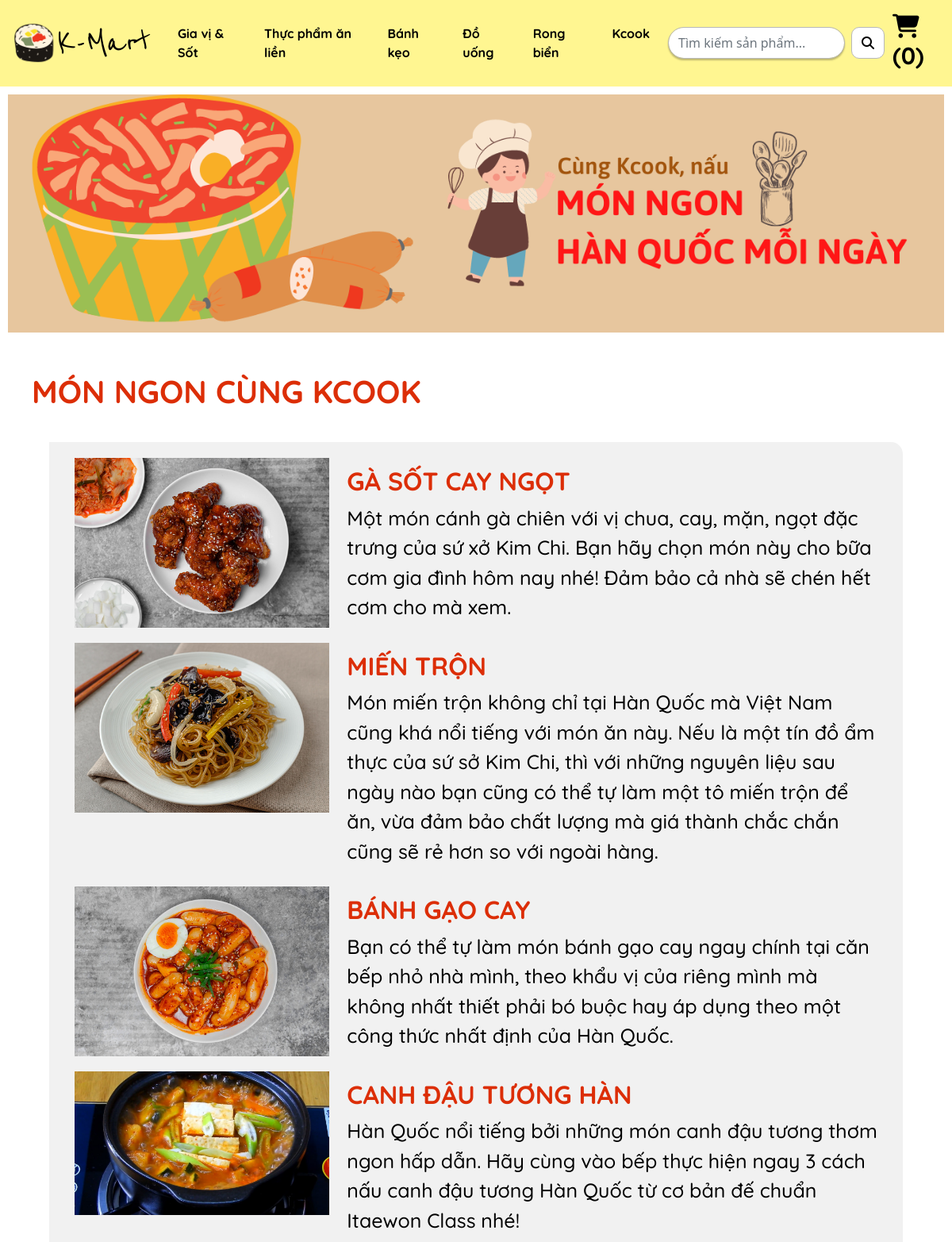
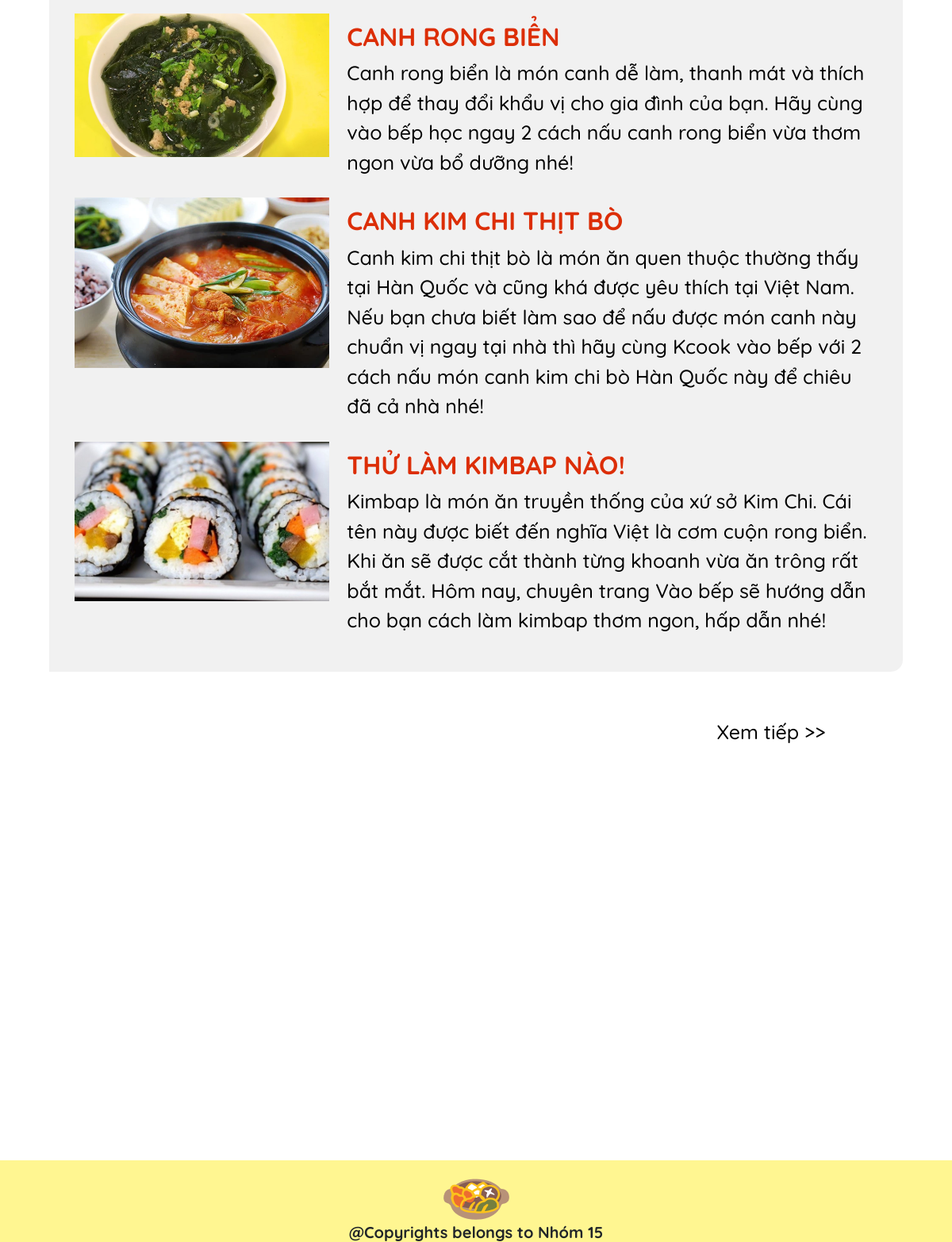
The page /kcook/ on the database its author committed (2 pictures, top to bottom).
### main/models.py (models this page shows, shortened)
class KcookPost(models.Model):
    title_post = models.TextField()
    image = models.ImageField(upload_to="kcookpost_imgs/")
    nguyenlieu = models.TextField()
    introduction = models.CharField(max_length=350, null=True)
    cachlam = models.TextField()

### main/views.py (the view)
# urls.py: path("kcook/",views.kcook,name="kcook"),
def kcook(response):
    cartdata=cartData(response)
    cartItems = cartdata['cartItems']
    data = KcookPost.objects.all().order_by('-id')
    return render(response, "main/kcook.html", {'data': data,'cartItems':cartItems})

### main/utils.py (called while the page is built, shortened)
def cookieCart(request):
    try:
        cart = json.loads(request.COOKIES['cart'])
    except:
        cart = {}
    print('Cart:', cart)
    items = []
    order = {'get_cart_total': 0, 'get_cart_items': 0}
    cartItems = order['get_cart_items']
    return{'cartItems':cartItems,'order':order,'items':items}

def cartData(request):
    if request.user.is_authenticated:
        customer = request.user.customer
        order, created = Order.objects.get_or_create(customer=customer, complete=False)
        items = order.orderitem_set.all()
        cartItems = order.get_cart_items
    else:
        cookieData = cookieCart(request)
        cartItems = cookieData['cartItems']
        items = cookieData['items']
        order = cookieData['order']
    return{'cartItems':cartItems,'order':order,'items':items}

### main/templates/main/kcook.html (shortened to what this page needs)
{% extends 'main/base.html' %}
{% load static %}
{% block linkcss %}
<link rel="stylesheet" type="text/css" href="{% static 'css/kcook.css' %}" />
{% endblock %}
{% block images %}
<div class="kcook-banner">
    <img
        src="{%static 'images\kcook-banner.png' %}"
        class="img-fluid img-banner mx-auto d-block"
        alt=""
    />
</div>
{% endblock %}
{% block sanpham %}
<div class="kcook">
    <h1>
    MÓN NGON CÙNG KCOOK
    </h1>
    <div class="container kcook-post" >
        <div class="row">
            {% if data %}
                {% for cat in data %}
            <div class="col-lg-4 col-md-12 col-sm-12">
                <img
                    src="/media/{{cat.image}}"
                    class="img-fluid img-banner mx-auto d-block "
                    alt=""
                    />
            </div>
            <div class="col-lg-8 col-md-12 col-sm-12 kcook-post-text">
                <a href="/kcook/kcook-post-list/{{cat.id}}"><h2>{{cat.title_post}}</h2></a>
                <p>{{cat.introduction}}</p>
            </div>
                {% endfor %}
            {% endif %}
        </div>
        <div class="d-grid gap-2 col-4 ms-auto">
            <p class="btn btn-xemtiep" type="button">
                Xem tiếp >>
            </p>
        </div>
    </div>
</div>
{% endblock %}

### main/static/css/base.css (style rules this page uses)
.img-banner { align-items: center; display: flex; justify-content: center; }
* { box-sizing: border-box; }

### main/static/css/kcook.css (style rules this page uses)
.kcook-banner .img-banner { padding: 10px; width: 1600px; }
.kcook h1 { margin: 40px; font-size: 40px; font-family: quicksand-bold; color: #DC2E07; }
.kcook-post a { font-size: 35px; font-family: quicksand-bold; color: #DC2E07; text-decoration: none; }
.kcook-post p { font-size: 25px; font-family: quicksand-medium; color: #000; }
.kcook-post .row { background: rgba(196, 196, 196, 0.23); border-radius: 0px 15px 15px 0px; margin: 20px; }
.kcook-post .btn-xemtiep { margin: 30px; font-family: quicksand-medium; }
.kcook-post .kcook-post-text { padding: 10px; }
.kcook-post .row { padding: 20px; }

### rows shown on the page
KcookPost: image (picture), title_post "GÀ SỐT CAY NGỌT", introduction "Một món cánh gà chiên với vị chua, cay, mặn, ngọt đặc trưng của sứ xở Kim Chi. Bạn hãy chọn món này cho bữa cơm gia đình hôm nay nhé! Đảm bảo cả nhà sẽ chén hết cơm cho mà xem."
KcookPost: image (picture), title_post "MIẾN TRỘN", introduction "Món miến trộn không chỉ tại Hàn Quốc mà Việt Nam cũng khá nổi tiếng với món ăn này. Nếu là một tín đồ ẩm thực của sứ sở Kim Chi, thì với những nguyên liệu sau ngày nào bạn cũng có thể tự làm một tô miến trộn để ăn, vừa đảm bảo chất lượng mà giá thành chắc chắn cũng sẽ rẻ hơn so với ngoài hàng."
KcookPost: image (picture), title_post "BÁNH GẠO CAY", introduction "Bạn có thể tự làm món bánh gạo cay ngay chính tại căn bếp nhỏ nhà mình, theo khẩu vị của riêng mình mà không nhất thiết phải bó buộc hay áp dụng theo một công thức nhất định của Hàn Quốc."
KcookPost: image (picture), title_post "CANH ĐẬU TƯƠNG HÀN", introduction "Hàn Quốc nổi tiếng bởi những món canh đậu tương thơm ngon hấp dẫn. Hãy cùng vào bếp thực hiện ngay 3 cách nấu canh đậu tương Hàn Quốc từ cơ bản đế chuẩn Itaewon Class nhé!"
KcookPost: image (picture), title_post "CANH RONG BIỂN", introduction "Canh rong biển là món canh dễ làm, thanh mát và thích hợp để thay đổi khẩu vị cho gia đình của bạn. Hãy cùng vào bếp học ngay 2 cách nấu canh rong biển vừa thơm ngon vừa bổ dưỡng nhé!"
KcookPost: image (picture), title_post "CANH KIM CHI THỊT BÒ", introduction "Canh kim chi thịt bò là món ăn quen thuộc thường thấy tại Hàn Quốc và cũng khá được yêu thích tại Việt Nam. Nếu bạn chưa biết làm sao để nấu được món canh này chuẩn vị ngay tại nhà thì hãy cùng Kcook vào bếp với 2 cách nấu món canh kim chi bò Hàn Quốc này để chiêu đã cả nhà nhé!"
KcookPost: image (picture), title_post "THỬ LÀM KIMBAP NÀO!", introduction "Kimbap là món ăn truyền thống của xứ sở Kim Chi. Cái tên này được biết đến nghĩa Việt là cơm cuộn rong biển. Khi ăn sẽ được cắt thành từng khoanh vừa ăn trông rất bắt mắt. Hôm nay, chuyên trang Vào bếp sẽ hướng dẫn cho bạn cách làm kimbap thơm ngon, hấp dẫn nhé!"

### other values the page prints
{{ cartItems }} "0"
